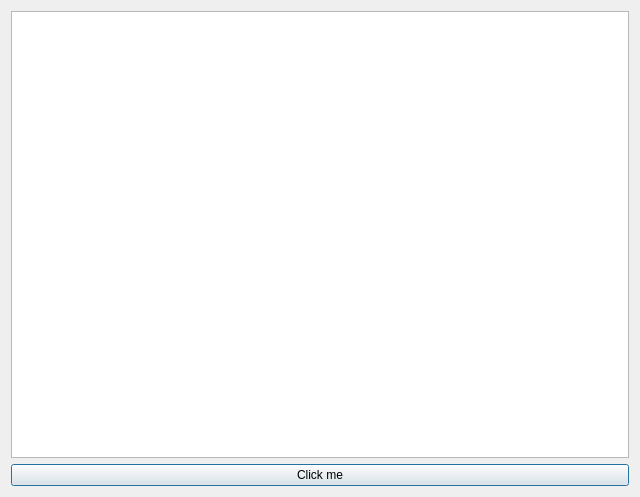
<?xml version="1.0" encoding="UTF-8"?>
<ui version="4.0">
 <class>Dialog</class>
 <widget class="QDialog" name="Dialog">
  <property name="geometry">
   <rect>
    <x>0</x>
    <y>0</y>
    <width>640</width>
    <height>497</height>
   </rect>
  </property>
  <property name="windowTitle">
   <string>Dialog</string>
  </property>
  <layout class="QVBoxLayout" name="verticalLayout">
   <item>
    <widget class="QListWidget" name="listWidget"/>
   </item>
   <item>
    <widget class="QPushButton" name="pushButton">
     <property name="text">
      <string>Click me</string>
     </property>
    </widget>
   </item>
  </layout>
 </widget>
 <resources/>
 <connections/>
</ui>
